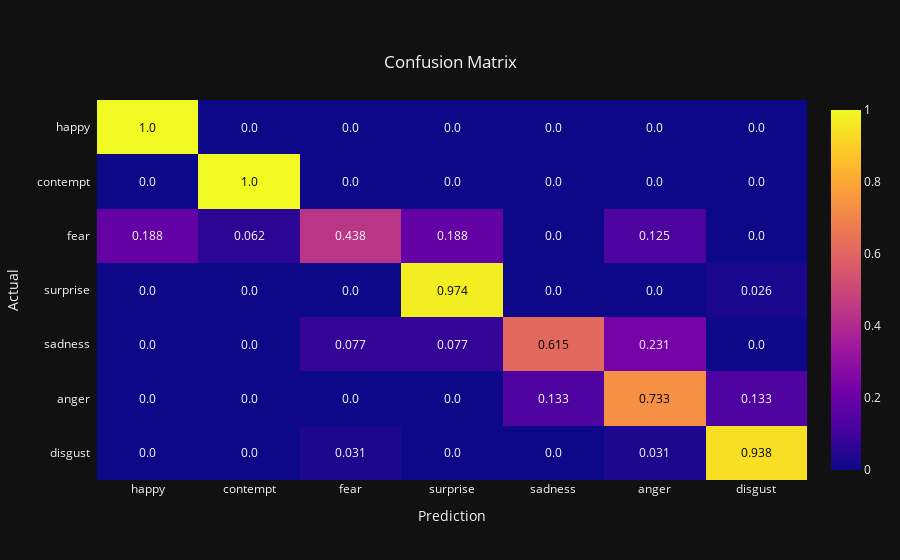

Write notebook code for a chart like this one.
### Code cell
# create confusion matrix
y_pred = np.argmax(model.predict(x_test, verbose=2), axis=1)
y_true = np.argmax(y_test, axis=1)

confusion_mtx = tf.math.confusion_matrix(y_true, y_pred).numpy()
con_mat_norm = np.around(
    confusion_mtx.astype('float') /
    confusion_mtx.sum(axis=1)[:, np.newaxis],
    decimals=3
)

fig = ff.create_annotated_heatmap(
    con_mat_norm, x=[str(x) for x in CLASS_LABELS], y=[str(x) for x in CLASS_LABELS])#, colorscale='deep')
fig.update_layout(
    template='plotly_dark',
    title={'text': "Confusion Matrix", 'y':0.9,'x':0.5,'xanchor': 'center','yanchor': 'top'},
    xaxis_title="Prediction",
    yaxis_title="Actual"
)
fig['data'][0]['showscale'] = True
fig['layout']['yaxis']['autorange'] = "reversed"
fig['layout']['xaxis']['side'] = 'bottom'
pio.write_image(fig, './tests/confusion_matrix.png', width=1000, height=800, scale=6)
fig.show()

### Figure 1 — Plotly figure (JSON) as saved in the notebook; plotly's stock layout.template omitted (floating-point values rounded to 4 significant figures)
{"data": [{"colorscale": [[0, "#0d0887"], [0.1111, "#46039f"], [0.2222, "#7201a8"], [0.3333, "#9c179e"], [0.4444, "#bd3786"], [0.5556, "#d8576b"], [0.6667, "#ed7953"], [0.7778, "#fb9f3a"], [0.8889, "#fdca26"], [1, "#f0f921"]], "reversescale": false, "showscale": true, "type": "heatmap", "x": ["happy", "contempt", "fear", "surprise", "sadness", "anger", "disgust"], "y": ["happy", "contempt", "fear", "surprise", "sadness", "anger", "disgust"], "z": [[1, 0, 0, 0, 0, 0, 0], [0, 1, 0, 0, 0, 0, 0], [0.188, 0.062, 0.438, 0.188, 0, 0.125, 0], [0, 0, 0, 0.974, 0, 0, 0.026], [0, 0, 0.077, 0.077, 0.615, 0.231, 0], [0, 0, 0, 0, 0.133, 0.733, 0.133], [0, 0, 0.031, 0, 0, 0.031, 0.938]]}], "layout": {"annotations": [{"font": {"color": "#000000"}, "showarrow": false, "text": "1.0", "x": "happy", "xref": "x", "y": "happy", "yref": "y"}, {"font": {"color": "#FFFFFF"}, "showarrow": false, "text": "0.0", "x": "contempt", "xref": "x", "y": "happy", "yref": "y"}, {"font": {"color": "#FFFFFF"}, "showarrow": false, "text": "0.0", "x": "fear", "xref": "x", "y": "happy", "yref": "y"}, {"font": {"color": "#FFFFFF"}, "showarrow": false, "text": "0.0", "x": "surprise", "xref": "x", "y": "happy", "yref": "y"}, {"font": {"color": "#FFFFFF"}, "showarrow": false, "text": "0.0", "x": "sadness", "xref": "x", "y": "happy", "yref": "y"}, {"font": {"color": "#FFFFFF"}, "showarrow": false, "text": "0.0", "x": "anger", "xref": "x", "y": "happy", "yref": "y"}, {"font": {"color": "#FFFFFF"}, "showarrow": false, "text": "0.0", "x": "disgust", "xref": "x", "y": "happy", "yref": "y"}, {"font": {"color": "#FFFFFF"}, "showarrow": false, "text": "0.0", "x": "happy", "xref": "x", "y": "contempt", "yref": "y"}, {"font": {"color": "#000000"}, "showarrow": false, "text": "1.0", "x": "contempt", "xref": "x", "y": "contempt", "yref": "y"}, {"font": {"color": "#FFFFFF"}, "showarrow": false, "text": "0.0", "x": "fear", "xref": "x", "y": "contempt", "yref": "y"}, {"font": {"color": "#FFFFFF"}, "showarrow": false, "text": "0.0", "x": "surprise", "xref": "x", "y": "contempt", "yref": "y"}, {"font": {"color": "#FFFFFF"}, "showarrow": false, "text": "0.0", "x": "sadness", "xref": "x", "y": "contempt", "yref": "y"}, {"font": {"color": "#FFFFFF"}, "showarrow": false, "text": "0.0", "x": "anger", "xref": "x", "y": "contempt", "yref": "y"}, {"font": {"color": "#FFFFFF"}, "showarrow": false, "text": "0.0", "x": "disgust", "xref": "x", "y": "contempt", "yref": "y"}, {"font": {"color": "#FFFFFF"}, "showarrow": false, "text": "0.188", "x": "happy", "xref": "x", "y": "fear", "yref": "y"}, {"font": {"color": "#FFFFFF"}, "showarrow": false, "text": "0.062", "x": "contempt", "xref": "x", "y": "fear", "yref": "y"}, {"font": {"color": "#FFFFFF"}, "showarrow": false, "text": "0.438", "x": "fear", "xref": "x", "y": "fear", "yref": "y"}, {"font": {"color": "#FFFFFF"}, "showarrow": false, "text": "0.188", "x": "surprise", "xref": "x", "y": "fear", "yref": "y"}, {"font": {"color": "#FFFFFF"}, "showarrow": false, "text": "0.0", "x": "sadness", "xref": "x", "y": "fear", "yref": "y"}, {"font": {"color": "#FFFFFF"}, "showarrow": false, "text": "0.125", "x": "anger", "xref": "x", "y": "fear", "yref": "y"}, {"font": {"color": "#FFFFFF"}, "showarrow": false, "text": "0.0", "x": "disgust", "xref": "x", "y": "fear", "yref": "y"}, {"font": {"color": "#FFFFFF"}, "showarrow": false, "text": "0.0", "x": "happy", "xref": "x", "y": "surprise", "yref": "y"}, {"font": {"color": "#FFFFFF"}, "showarrow": false, "text": "0.0", "x": "contempt", "xref": "x", "y": "surprise", "yref": "y"}, {"font": {"color": "#FFFFFF"}, "showarrow": false, "text": "0.0", "x": "fear", "xref": "x", "y": "surprise", "yref": "y"}, {"font": {"color": "#000000"}, "showarrow": false, "text": "0.974", "x": "surprise", "xref": "x", "y": "surprise", "yref": "y"}, {"font": {"color": "#FFFFFF"}, "showarrow": false, "text": "0.0", "x": "sadness", "xref": "x", "y": "surprise", "yref": "y"}, {"font": {"color": "#FFFFFF"}, "showarrow": false, "text": "0.0", "x": "anger", "xref": "x", "y": "surprise", "yref": "y"}, {"font": {"color": "#FFFFFF"}, "showarrow": false, "text": "0.026", "x": "disgust", "xref": "x", "y": "surprise", "yref": "y"}, {"font": {"color": "#FFFFFF"}, "showarrow": false, "text": "0.0", "x": "happy", "xref": "x", "y": "sadness", "yref": "y"}, {"font": {"color": "#FFFFFF"}, "showarrow": false, "text": "0.0", "x": "contempt", "xref": "x", "y": "sadness", "yref": "y"}, {"font": {"color": "#FFFFFF"}, "showarrow": false, "text": "0.077", "x": "fear", "xref": "x", "y": "sadness", "yref": "y"}, {"font": {"color": "#FFFFFF"}, "showarrow": false, "text": "0.077", "x": "surprise", "xref": "x", "y": "sadness", "yref": "y"}, {"font": {"color": "#000000"}, "showarrow": false, "text": "0.615", "x": "sadness", "xref": "x", "y": "sadness", "yref": "y"}, {"font": {"color": "#FFFFFF"}, "showarrow": false, "text": "0.231", "x": "anger", "xref": "x", "y": "sadness", "yref": "y"}, {"font": {"color": "#FFFFFF"}, "showarrow": false, "text": "0.0", "x": "disgust", "xref": "x", "y": "sadness", "yref": "y"}, {"font": {"color": "#FFFFFF"}, "showarrow": false, "text": "0.0", "x": "happy", "xref": "x", "y": "anger", "yref": "y"}, {"font": {"color": "#FFFFFF"}, "showarrow": false, "text": "0.0", "x": "contempt", "xref": "x", "y": "anger", "yref": "y"}, {"font": {"color": "#FFFFFF"}, "showarrow": false, "text": "0.0", "x": "fear", "xref": "x", "y": "anger", "yref": "y"}, {"font": {"color": "#FFFFFF"}, "showarrow": false, "text": "0.0", "x": "surprise", "xref": "x", "y": "anger", "yref": "y"}, {"font": {"color": "#FFFFFF"}, "showarrow": false, "text": "0.133", "x": "sadness", "xref": "x", "y": "anger", "yref": "y"}, {"font": {"color": "#000000"}, "showarrow": false, "text": "0.733", "x": "anger", "xref": "x", "y": "anger", "yref": "y"}, {"font": {"color": "#FFFFFF"}, "showarrow": false, "text": "0.133", "x": "disgust", "xref": "x", "y": "anger", "yref": "y"}, {"font": {"color": "#FFFFFF"}, "showarrow": false, "text": "0.0", "x": "happy", "xref": "x", "y": "disgust", "yref": "y"}, {"font": {"color": "#FFFFFF"}, "showarrow": false, "text": "0.0", "x": "contempt", "xref": "x", "y": "disgust", "yref": "y"}, {"font": {"color": "#FFFFFF"}, "showarrow": false, "text": "0.031", "x": "fear", "xref": "x", "y": "disgust", "yref": "y"}, {"font": {"color": "#FFFFFF"}, "showarrow": false, "text": "0.0", "x": "surprise", "xref": "x", "y": "disgust", "yref": "y"}, {"font": {"color": "#FFFFFF"}, "showarrow": false, "text": "0.0", "x": "sadness", "xref": "x", "y": "disgust", "yref": "y"}, {"font": {"color": "#FFFFFF"}, "showarrow": false, "text": "0.031", "x": "anger", "xref": "x", "y": "disgust", "yref": "y"}, {"font": {"color": "#000000"}, "showarrow": false, "text": "0.938", "x": "disgust", "xref": "x", "y": "disgust", "yref": "y"}], "title": {"text": "Confusion Matrix", "x": 0.5, "xanchor": "center", "y": 0.9, "yanchor": "top"}, "xaxis": {"dtick": 1, "gridcolor": "rgb(0, 0, 0)", "side": "bottom", "ticks": "", "title": {"text": "Prediction"}}, "yaxis": {"autorange": "reversed", "dtick": 1, "ticks": "", "ticksuffix": "  ", "title": {"text": "Actual"}}}}
